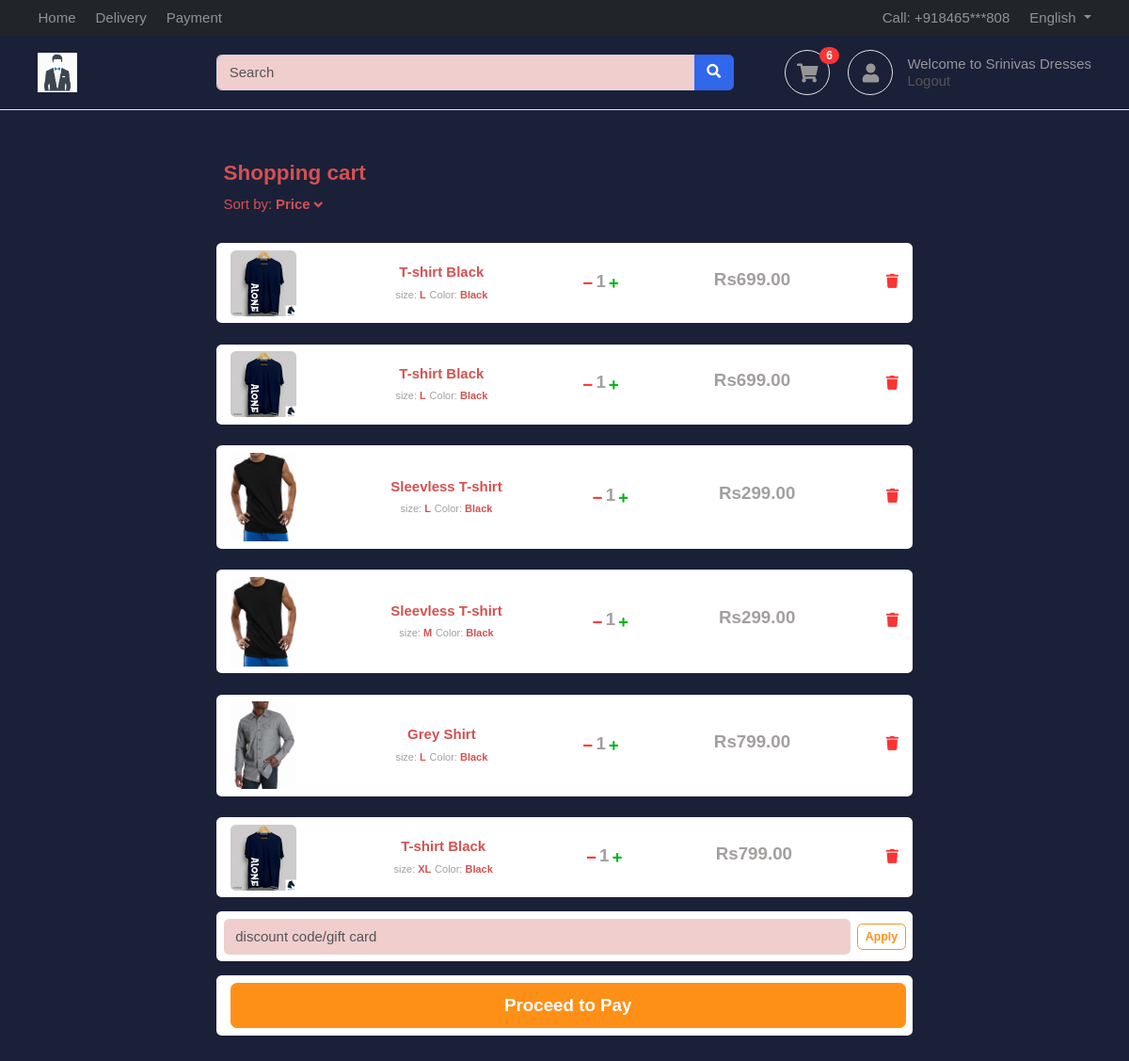
The page /accounts/cart/ (signed in) on the database its author committed.
### accounts/models.py (models this page shows, shortened)
class Profile(BaseModel):
    user = models.OneToOneField(User , on_delete=models.CASCADE , related_name="profile")
    is_email_verified = models.BooleanField(default=False)
    email_token = models.CharField(max_length=100 , null=True , blank=True)
    profile_image = models.ImageField(upload_to = 'profile', null=True)
    def get_cart_count(self):
        return CartItems.objects.filter(cart__is_paid = False, cart__user = self.user).count()

class CartItems(BaseModel):
    cart = models.ForeignKey(Cart,on_delete = models.CASCADE , related_name = "cart_items")
    product = models.ForeignKey(Product ,on_delete = models.SET_NULL , null = True, blank = True)
    colour_variant = models.ForeignKey(ColorVariant ,on_delete = models.SET_NULL , null = True, blank = True)
    size_variant = models.ForeignKey(SizeVariant ,on_delete = models.SET_NULL , null = True, blank = True)
    def get_product_price(self):
        price = [self.product.price]
        if self.colour_variant:
            colour_variant_price = self.colour_variant.price
            price.append(colour_variant_price)
        if self.size_variant:
            size_variant_price = self.size_variant.price
            price.append(size_variant_price)
        return sum(price)

### products/models.py (models this page shows, shortened)
class Product(BaseModel):
    product_name = models.CharField(max_length=100)
    slug = models.SlugField(unique=True  , null=True , blank=True)
    category = models.ForeignKey(Category , on_delete=models.CASCADE , related_name="products")
    price = models.IntegerField()
    product_desription = models.TextField()
    color_variant = models.ManyToManyField(ColorVariant , blank=True)
    size_variant = models.ManyToManyField(SizeVariant , blank=True)

class ProductImage(BaseModel):
    product = models.ForeignKey(Product , on_delete=models.CASCADE , related_name="product_images")
    image =  models.ImageField(upload_to="product")

class SizeVariant(BaseModel):
    size_name = models.CharField(max_length=100)
    price = models.IntegerField(default=0)
    def __str__(self) -> str:
        return self.size_name

### accounts/views.py (the view)
# urls.py: path('cart/', cart , name = 'cart'),
def cart(request):
    if request.user:
        context = {'cart' : Cart.objects.filter(is_paid = False, user = request.user),
        'cartitem':CartItems.objects.all()}
        return render(request,'accounts/cart.html',context)
    return HttpResponseRedirect(request.META.get('HTTP_REFERER'))

### templates/accounts/cart.html
{% extends "base/base.html" %}
{% block start %}
<div class="container mt-5 mb-5">
    <div class="d-flex justify-content-center row">
        <div class="col-md-8">
            <div class="p-2">
                <h4>Shopping cart</h4>
                <div class="d-flex flex-row align-items-center pull-right"><span class="mr-1">Sort by:</span><span class="mr-1 font-weight-bold">Price</span><i class="fa fa-angle-down"></i></div>
            </div>
            {% for cartitem in cartitem %}
            <div class="d-flex flex-row justify-content-between align-items-center p-2 bg-white mt-4 px-3 rounded">
                <div class="mr-1"><img class="rounded" src="/media/{{cartitem.product.product_images.first.image}}" width="70"></div>
                <div class="d-flex flex-column align-items-center product-details"><span class="font-weight-bold">{{cartitem.product.product_name}}</span>
                    <div class="d-flex flex-row product-desc">
                        <div class="size mr-1"><span class="text-grey">size:</span><span class="font-weight-bold">&nbsp;{{cartitem.size_variant}}</span></div>
                        <div class="color"><span class="text-grey">Color:</span><span class="font-weight-bold">&nbsp;Black</span></div>
                    </div>
                </div>
                <div class="d-flex flex-row align-items-center qty"><i class="fa fa-minus text-danger"></i>
                    <h5 class="text-grey mt-1 mr-1 ml-1">1</h5><i class="fa fa-plus text-success"></i></div>
                <div>
                    <h5 class="text-grey">Rs{{cartitem.get_product_price}}.00</h5>
                </div>
                <div class="d-flex align-items-center"><i class="fa fa-trash mb-1 text-danger"></i></div>
            </div>
            {% endfor %}
            <div class="d-flex flex-row align-items-center mt-3 p-2 bg-white rounded"><input type="text" class="form-control border-0 gift-card" placeholder="discount code/gift card"><button class="btn btn-outline-warning btn-sm ml-2" type="button">Apply</button></div>
            <div class="d-flex flex-row align-items-center mt-3 p-2 bg-white rounded"><button class="btn btn-warning btn-block btn-lg ml-2 pay-button" type="button">Proceed to Pay {{request.user.carts.get_cart_total}}</button></div>
        </div>
    </div>
</div>
{% endblock %}

### templates/base/base.html (shortened to what this page needs)
{% load static %}
<!DOCTYPE HTML>
<html lang="en">
<head>
<link href="/media/css/bootstrap.css" rel="stylesheet" type="text/css"/>
<link href="/media/fonts/fontawesome/css/all.min.css" type="text/css" rel="stylesheet">
<link href="/media/css/ui.css" rel="stylesheet" type="text/css"/>
<link href="/media/css/responsive.css" rel="stylesheet" />
</head>
<body>
	<header class="section-header">
		<nav class="navbar navbar-dark navbar-expand p-0 bg-dark">
		<div class="container">
			<ul class="navbar-nav d-none d-md-flex mr-auto">
				<li class="nav-item"><a class="nav-link" href= "/">Home</a></li>
				<li class="nav-item"><a class="nav-link" href="#">Delivery</a></li>
				<li class="nav-item"><a class="nav-link" href="#">Payment</a></li>
			</ul>
			<ul class="navbar-nav">
				<li class="nav-item"><a href="#" class="nav-link"> Call: +918465***808 </a></li>
				<li class="nav-item dropdown">
					 <a href="#" class="nav-link dropdown-toggle" data-toggle="dropdown"> English </a>
				</li>
			</ul>
		  </div>
		</nav>
		<section class="header-main border-bottom">
			<div class="container">
		<div class="row align-items-center">
			<div class="col-lg-2 col-4">
				<div class="brand-wrap">
					<img class="logo" alt="My image" src="{% static '/mainpagelogo.jpg' %}">
				</div>
			</div>
			<div class="col-lg-6 col-sm-12">
				<form action="" class="search">
					<div class="input-group w-100">
						<input  type="text" class="form-control" placeholder="Search">
						<div class="input-group-append">
						  <button class="btn btn-primary" type="submit">
							<i class="fa fa-search"></i>
						  </button>
						</div>
					</div>
				</form>
			</div>
			<div class="col-lg-4 col-sm-6 col-8">
				<div class="widgets-wrap float-md-right">
					<div class="widget-header  mr-3">
						<a href="{% url 'cart' %}" class="icon icon-sm rounded-circle border"><i class="fa fa-shopping-cart"></i></a>
						<span class="badge badge-pill badge-danger notify">{{request.user.profile.get_cart_count}}</span>
					</div>
					<div class="widget-header icontext">
						<a href="/accounts/login/" class="icon icon-sm rounded-circle border"><i class="fa fa-user"></i></a>
						<div class="text">
							<span class="text-muted">Welcome to Srinivas Dresses</span>
							<div>
								{% if user.is_authenticated %}
								<a  href="/accounts/logout/">Logout</a>
								{% else %}
								<a  href="/accounts/login/">Login</a>
								<a href="/accounts/register/"> Register</a>
								{% endif %}
							</div>
						</div>
					</div>
				</div>
			</div>
		</div>
			</div>
		</section>
		</header>
		{% block start %}
		{% endblock %}
</body>
</html>

### public/static/css/ui.css (style rules this page uses)
html { font-family: 'Inter', sans-serif; font-size: 15px; }
.icon-xs, .icon-sm, .icon-md, .icon-lg { display: inline-block; text-align: center; flex-shrink: 0; flex-grow: 0; }
.icon-sm { width: 48px; height: 48px; line-height: 48px; font-size: 20px; }
.bg-white { background-color: #fff; }
.header-main { position: relative; padding-top: 1rem; padding-bottom: 1rem; }
.brand-wrap .logo, .navbar-brand .logo { margin-right: 7px; max-height: 42px; display: inline-block; }
.widget-header { display: inline-block; vertical-align: middle; position: relative; }
.widget-header a { color: #545454; }
.widget-header i { color: #969696; }
.widget-header .notify { position: absolute; top: -3px; right: -10px; }
.icontext { display: inline-flex; align-items: center; vertical-align: middle; }
.icontext .text { width: 100%; line-height: 1.2; color: #212529; }
.icontext .icon { position: relative; margin-right: 15px; flex-shrink: 0; flex-grow: 0; }
.notify { position: absolute; top: -4px; right: -10px; display: inline-block; padding: .25em .6em; font-size: 12px; line-height: 1; text-align: center; border-radius: 3rem; color: #fff; background-color: #fa3434; }

### rows shown on the page
CartItems: product.product_images.first.image (picture), product.product_name "T-shirt Black", size_variant "L", get_product_price "699"
CartItems: product.product_images.first.image (picture), product.product_name "T-shirt Black", size_variant "L", get_product_price "699"
CartItems: product.product_images.first.image (picture), product.product_name "Sleevless T-shirt", size_variant "L", get_product_price "299"
CartItems: product.product_images.first.image (picture), product.product_name "Sleevless T-shirt", size_variant "M", get_product_price "299"
CartItems: product.product_images.first.image (picture), product.product_name "Grey Shirt", size_variant "L", get_product_price "799"
CartItems: product.product_images.first.image (picture), product.product_name "T-shirt Black", size_variant "XL", get_product_price "799"

### other values the page prints
{{ request.user.profile.get_cart_count }} "6"
